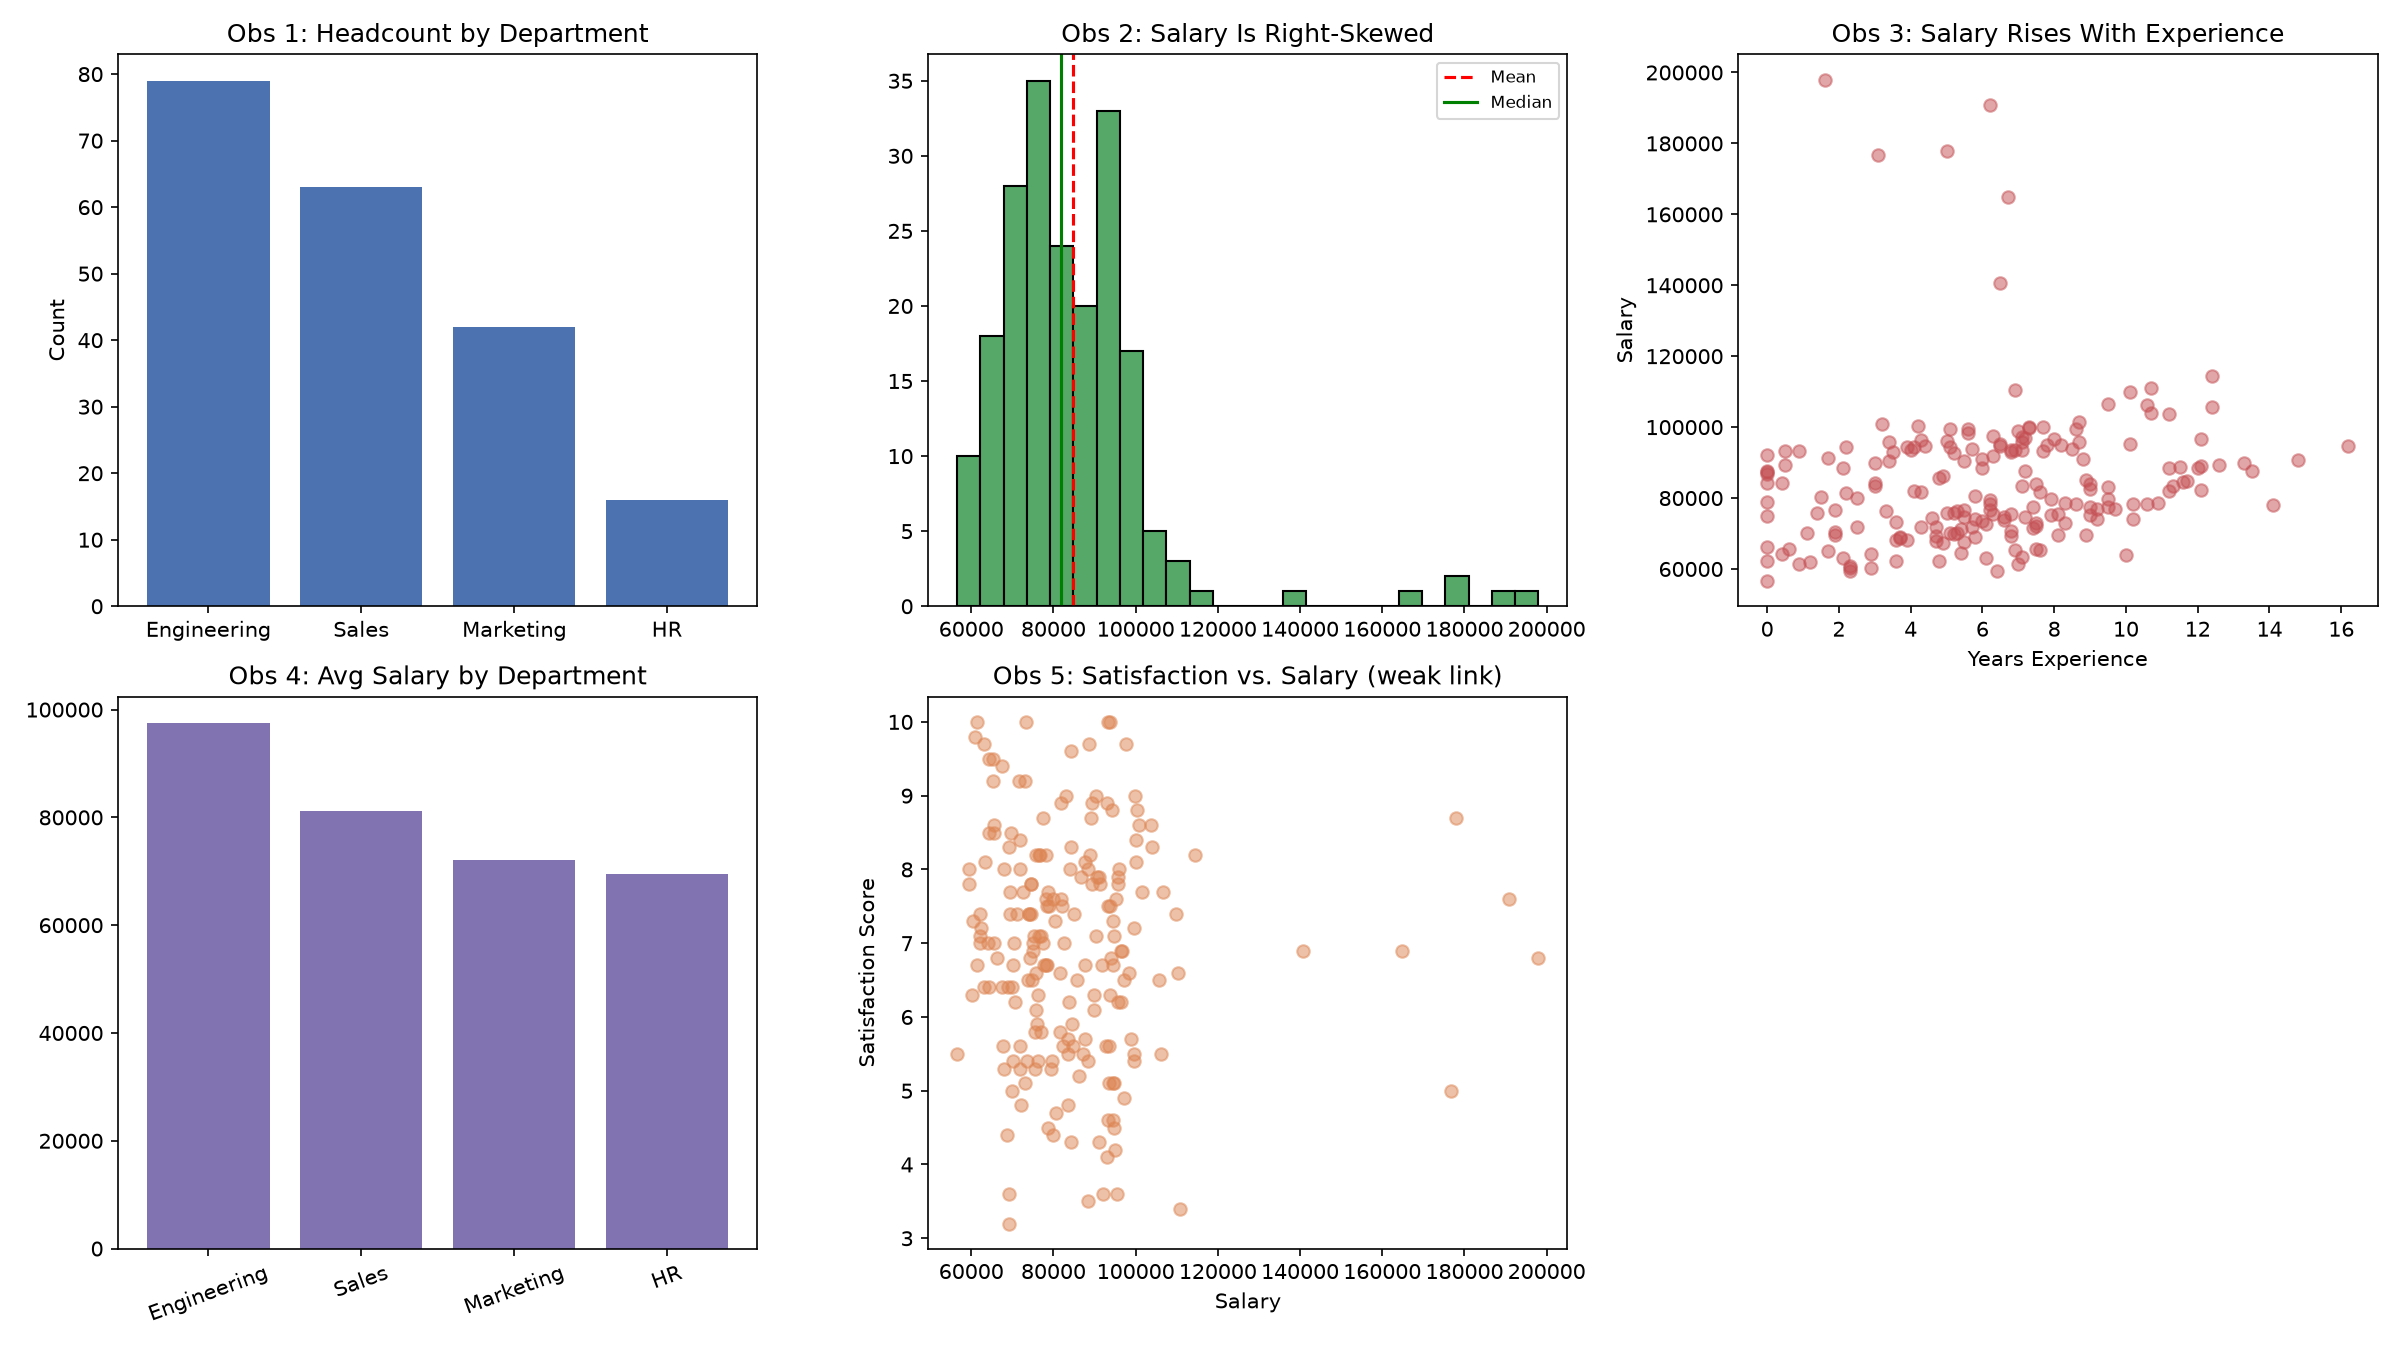

This figure's Python source:
"""
W3D4 - EDA Summary
Writes five key observations about a dataset, each supported by a chart.
"""

import matplotlib.pyplot as plt
import numpy as np
import pandas as pd

rng = np.random.default_rng(seed=42)
n = 200
departments = rng.choice(["Engineering", "Sales", "Marketing", "HR"], size=n, p=[0.4, 0.3, 0.2, 0.1])
years_experience = np.clip(rng.normal(6, 3.5, size=n), 0, 25).round(1)
base_salary = {"Engineering": 85000, "Sales": 65000, "Marketing": 60000, "HR": 58000}
salary = np.array([base_salary[d] for d in departments]) + years_experience * 1800 + rng.normal(0, 5000, size=n)
outlier_idx = rng.choice(n, size=6, replace=False)
salary[outlier_idx] += rng.uniform(60000, 120000, size=6)
salary = salary.round(0)
satisfaction = np.clip(rng.normal(7, 1.5, size=n), 1, 10).round(1)

df = pd.DataFrame({
    "department": departments,
    "years_experience": years_experience,
    "salary": salary,
    "satisfaction_score": satisfaction,
})

fig, axes = plt.subplots(2, 3, figsize=(16, 9))

# --- Observation 1: Department headcount is uneven ---
dept_counts = df["department"].value_counts()
axes[0, 0].bar(dept_counts.index, dept_counts.values, color="#4c72b0")
axes[0, 0].set_title("Obs 1: Headcount by Department")
axes[0, 0].set_ylabel("Count")

# --- Observation 2: Salary is right-skewed (mean > median) ---
axes[0, 1].hist(df["salary"], bins=25, color="#55a868", edgecolor="black")
axes[0, 1].axvline(df["salary"].mean(), color="red", linestyle="--", label="Mean")
axes[0, 1].axvline(df["salary"].median(), color="green", linestyle="-", label="Median")
axes[0, 1].set_title("Obs 2: Salary Is Right-Skewed")
axes[0, 1].legend(fontsize=8)

# --- Observation 3: Salary increases with experience ---
axes[0, 2].scatter(df["years_experience"], df["salary"], alpha=0.5, color="#c44e52")
axes[0, 2].set_title("Obs 3: Salary Rises With Experience")
axes[0, 2].set_xlabel("Years Experience")
axes[0, 2].set_ylabel("Salary")

# --- Observation 4: Engineering pays highest on average ---
avg_salary_by_dept = df.groupby("department")["salary"].mean().sort_values(ascending=False)
axes[1, 0].bar(avg_salary_by_dept.index, avg_salary_by_dept.values, color="#8172b2")
axes[1, 0].set_title("Obs 4: Avg Salary by Department")
axes[1, 0].tick_params(axis="x", rotation=20)

# --- Observation 5: Satisfaction is independent of salary ---
axes[1, 1].scatter(df["salary"], df["satisfaction_score"], alpha=0.5, color="#dd8452")
axes[1, 1].set_title("Obs 5: Satisfaction vs. Salary (weak link)")
axes[1, 1].set_xlabel("Salary")
axes[1, 1].set_ylabel("Satisfaction Score")

axes[1, 2].axis("off")  # unused panel

fig.tight_layout()
fig.savefig("eda_summary_W3D4.png", dpi=150)
print("Saved eda_summary_W3D4.png")

correlation = df["salary"].corr(df["satisfaction_score"])

print("\n=== Five Key Observations ===")
print(f"""
1. Headcount is uneven across departments: Engineering has the most
   employees ({dept_counts['Engineering']}), HR the fewest ({dept_counts['HR']}).
   (See 'Headcount by Department' chart.)

2. Salary is right-skewed: mean (${df['salary'].mean():,.0f}) is noticeably
   higher than median (${df['salary'].median():,.0f}), driven by a handful
   of high earners. (See 'Salary Is Right-Skewed' chart.)

3. Salary rises with years of experience, showing a clear positive trend
   in the scatter plot rather than a flat/random spread.
   (See 'Salary Rises With Experience' chart.)

4. Engineering pays the highest average salary (${avg_salary_by_dept.iloc[0]:,.0f}),
   HR the lowest (${avg_salary_by_dept.iloc[-1]:,.0f}).
   (See 'Avg Salary by Department' chart.)

5. Satisfaction score shows little relationship with salary
   (correlation = {correlation:.2f}) - pay alone doesn't explain how
   satisfied employees report being. (See 'Satisfaction vs. Salary' chart.)
""")
